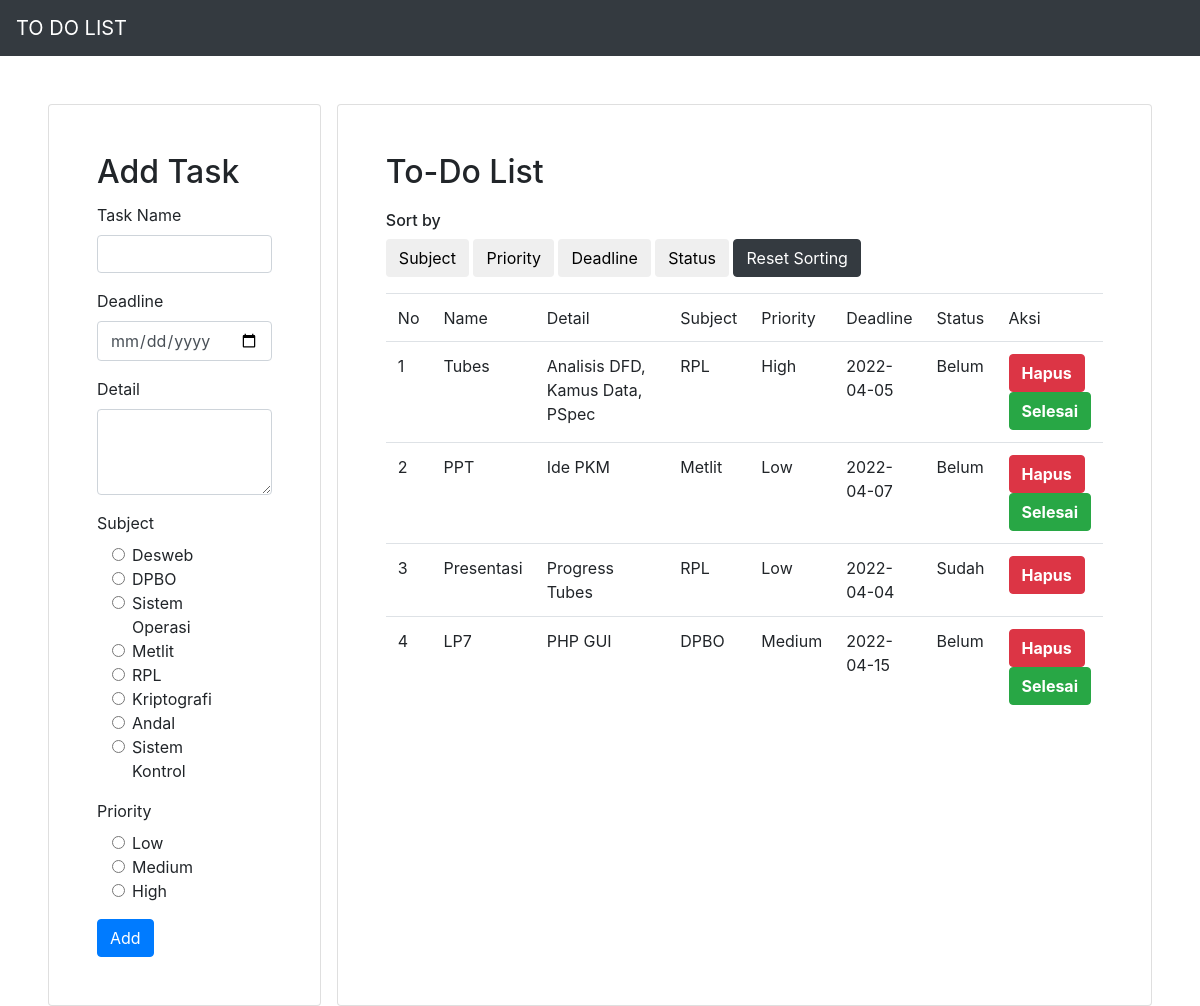
The page /index.php?id_sorting=priority_td on the database its author committed.
### tables this page shows
CREATE TABLE `tb_to_do` (
  `id` int(10) NOT NULL,
  `name_td` varchar(255) NOT NULL,
  `details_td` text NOT NULL,
  `subject_td` varchar(255) NOT NULL,
  `priority_td` varchar(255) NOT NULL,
  `deadline_td` date NOT NULL,
  `status_td` varchar(255) NOT NULL
);

### conf.php (called while the page is built)
<?php
$db_host = "localhost";
$db_user = "root";
$db_password = "";
$db_name = "db_task";
?>

### DB.php (called while the page is built, shortened)
<?php
class DB{
	var $db_host = '';
	var $db_user = '';
	var $db_password = '';
	var $db_name = '';
	var $db_link = '';
	var $result = 0;
	function DB($db_host='', $db_user='', $db_password='', $db_name=''){
		$this->db_host = $db_host;
		$this->db_user = $db_user;
		$this->db_password = $db_password;
		$this->db_name = $db_name;
	}
	function open(){
		$this->db_link = mysqli_connect($this->db_host, $this->db_user, $this->db_password, $this->db_name);
	}
	function execute($query=""){
		$this->result = mysqli_query($this->db_link, $query);
		return $this->result;
	}
	function getResult(){
		return mysqli_fetch_array($this->result);
	}
}
?>

### Task.php (called while the page is built, shortened)
<?php
class Task extends DB{
	function sortingTask($type){
		$query = "SELECT * FROM tb_to_do ORDER BY $type ASC";
		return $this->execute($query);
	}
}
?>

### index.php (the view, shortened to what this page needs)
<?php
include("conf.php");
include("DB.php");
include("Task.php");
$otask = new Task($db_host, $db_user, $db_password, $db_name);
$otask->open();
$otask->getTask();
if(isset($_GET['id_sorting'])){
	$otask->sortingTask($_GET['id_sorting']);
}
$data = null;
$no = 1;
while (list($id, $tname, $tdetails, $tsubject, $tpriority, $tdeadline, $tstatus) = $otask->getResult()) {
	if($tstatus == "Sudah"){
		$data .= "<tr>
		<td>" . $no . "</td>
		<td>" . $tname . "</td>
		<td>" . $tdetails . "</td>
		<td>" . $tsubject . "</td>
		<td>" . $tpriority . "</td>
		<td>" . $tdeadline . "</td>
		<td>" . $tstatus . "</td>
		<td>
		<button class='btn btn-danger'><a href='index.php?id_delete=" . $id . "' style='color: white; font-weight: bold;'>Hapus</a></button>
		</td>
		</tr>";
		$no++;
	}
	else{
		$data .= "<tr>
		<td>" . $no . "</td>
		<td>" . $tname . "</td>
		<td>" . $tdetails . "</td>
		<td>" . $tsubject . "</td>
		<td>" . $tpriority . "</td>
		<td>" . $tdeadline . "</td>
		<td>" . $tstatus . "</td>
		<td>
		<button class='btn btn-danger'><a href='index.php?id_delete=" . $id . "' style='color: white; font-weight: bold;'>Hapus</a></button>
		<button class='btn btn-success' ><a href='index.php?id_status=" . $id .  "' style='color: white; font-weight: bold;'>Selesai</a></button>
		</td>
		</tr>";
		$no++;
	}
}

### rows shown on the page
tb_to_do: name_td "Tubes", details_td "Analisis DFD, Kamus Data, PSpec", subject_td "RPL", priority_td "High", deadline_td "2022-04-05", status_td "Belum"
tb_to_do: name_td "PPT", details_td "Ide PKM", subject_td "Metlit", priority_td "Low", deadline_td "2022-04-07", status_td "Belum"
tb_to_do: name_td "Presentasi", details_td "Progress Tubes", subject_td "RPL", priority_td "Low", deadline_td "2022-04-04", status_td "Sudah"
tb_to_do: name_td "LP7", details_td "PHP GUI", subject_td "DPBO", priority_td "Medium", deadline_td "2022-04-15", status_td "Belum"
